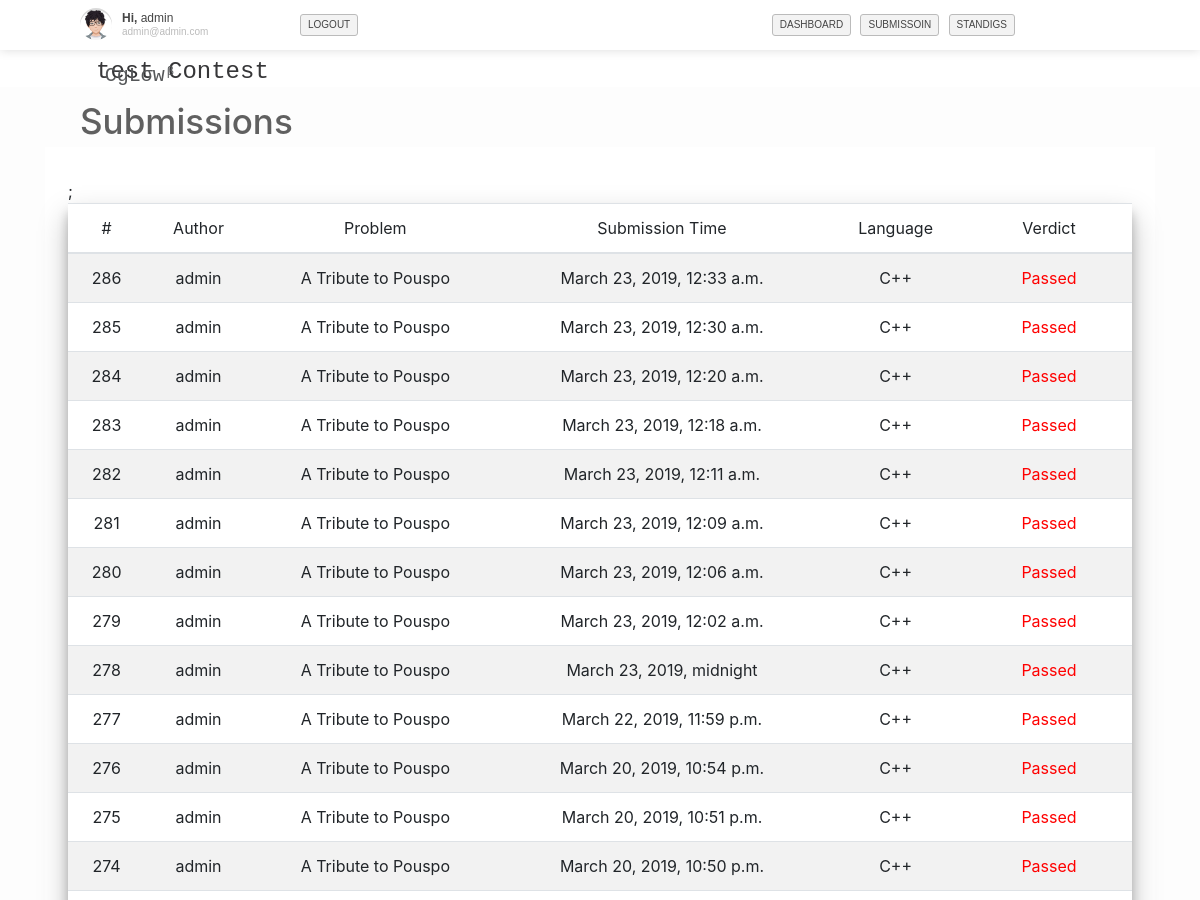
Page /contest/8/submission (signed in, upper part) on the earlier database version.
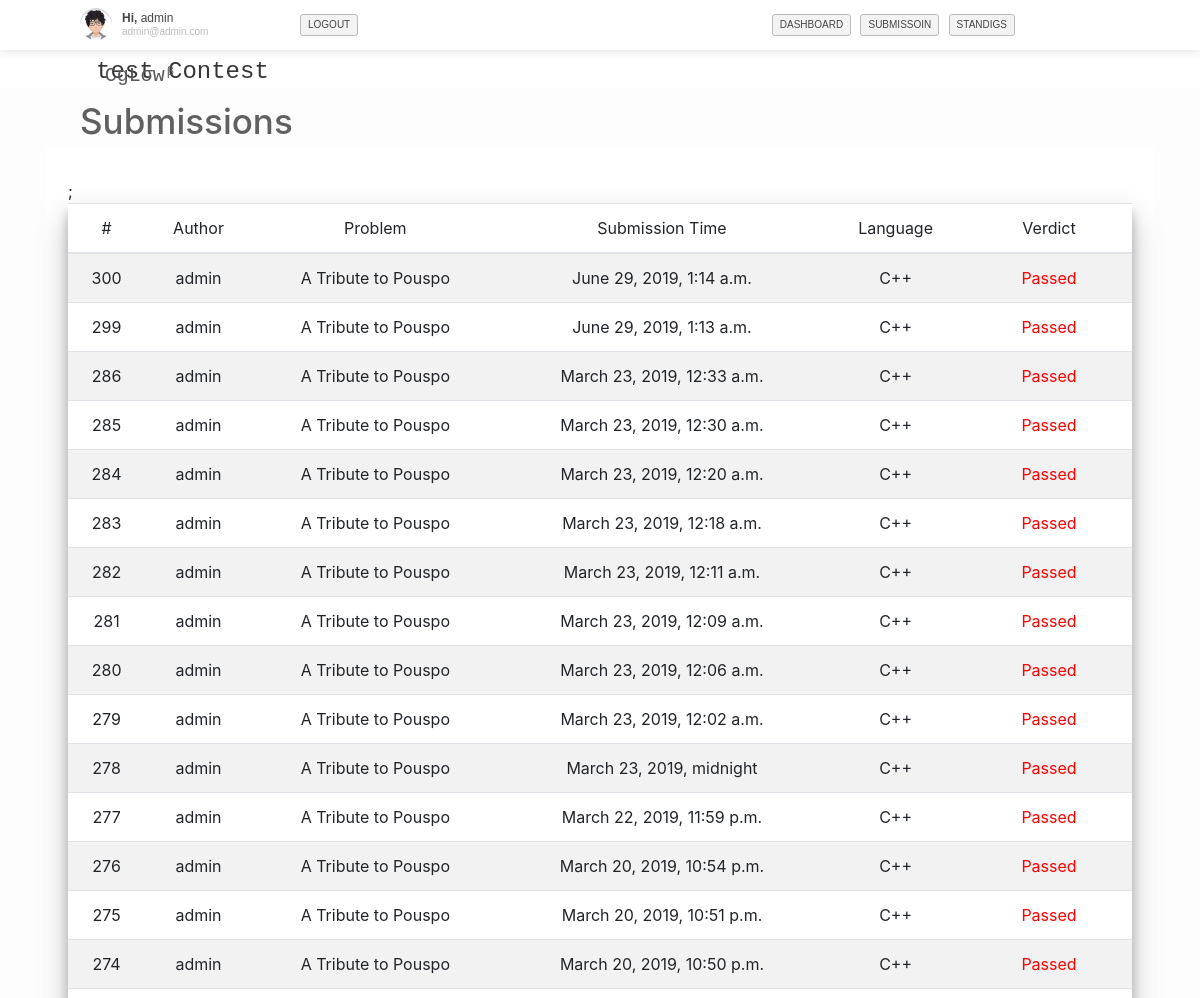
Same page on the later database version.
### contest/models.py (models this page shows, shortened)
class contest(models.Model):
	name = models.CharField(max_length=200)
	start_time = models.DateTimeField(auto_now=False, auto_now_add=False)
	end_time = models.DateTimeField(auto_now=False, auto_now_add=False)
	def __str__(self):
		return self.name

class contest_submission(models.Model):
	problem_id = models.ForeignKey(contest_problemset, on_delete=models.CASCADE)
	user_id = models.ForeignKey(User, on_delete=models.CASCADE)
	judge_result = models.CharField(max_length=50, default="Submitted")
	submission_time = models.DateTimeField(auto_now_add=True)
	uploaded_file = models.FileField(upload_to='contestData/user_submission/')
	language = models.CharField(max_length=50)

class contest_problemset(models.Model):
	problem_title = models.CharField(max_length=5)
	problem_name = models.CharField(max_length=300)
	problem_file = models.FileField(upload_to='contestData/problemset/', blank=True)
	problem_time_limit = models.FloatField(default=2.0)
	problem_input = models.FileField(upload_to='contestData/problemset_input/', blank=True)
	problem_out = models.FileField(upload_to='contestData/problemset_output/', blank=True)
	total_submit = models.IntegerField(default=0)
	total_solve = models.IntegerField(default=0)
	contest_id = models.ForeignKey(contest, on_delete=models.CASCADE)
	special_judge = models.BooleanField(default=False)

### contest/views.py (the view)
# urls.py: url(r'^(?P<pk>\d+)/submission$', views.contest_individual_submission, name='contest_individual_submission'),
def contest_individual_submission(request, pk=None):
	contest_info = contest_table.objects.get(pk=pk)
	start_time = contest_info.start_time
	current_time = datetime.datetime.now(timezone.utc)
	sub = start_time.timestamp() - current_time.timestamp()
	if sub > 0.0:
		return render(request, 'home/404.html')
	context = {}
	if request.user.is_authenticated:
		context['username'] = request.user.username
	l = contest_submission.objects.filter(user_id=request.user, problem_id__contest_id__id=pk).order_by("-submission_time")
	context['contest_submission'] = l
	context['contest_info'] = contest_info
	context['contest_id'] = pk
	return render(request, 'contest/contest_submission.html', context)

### contest/templates/contest/contest_submission.html (shortened to what this page needs)
{% extends "home/contest_header.html" %}
{% block content %}
	<div>
		<h4 class="white-background-header" style="font-family: Courier New,Courier,Lucida Sans Typewriter,Lucida Typewriter,monospace;">{{contest_info}}</h4>
	 </div>
    <div>
        <div>
            <p style="padding-left: 5rem; font-size: 35px; font-weight: 550; color: rgb(96, 96, 96);"> Submissions </p>
        </div>
        <div style="width: 90%; margin: 0 auto; background-color: red;">
            <div class="row">
                <div class="col-lg-12 col-md-12" style="background-color: white;">
                    <div style="padding-top: 2rem;" >
                        <div class="container">
                            <div class="tablec">
                                <table class="table table-striped" style="box-shadow: 0 14px 28px rgba(0,0,0,0.25), 0 10px 10px rgba(0,0,0,0.22);">
                                    <thead>
                                        <tr style="text-align: center;">
                                            <th>#</th>
                                            <th>Author</th>
                                            <th>Problem</th>
                                            <th>Submission Time</th>
                                            <th>Language</th>
                                            <th>Verdict</th>
                                        </tr>
                                    </thead>
                                    <tbody id="tab">
                                        {% for i in contest_submission %}
                                            <tr style="text-align: center;">
                                                <td>{{i.id}}</td>
                                                <td>{{username}}</td>
                                                <td>{{i.problem_id.problem_name}}</td>
                                                <td>{{i.submission_time}}</td>
                                                <td>{{i.language}}</td>
                                                {% if i.judge_result == "Accepted" %}
                                                    <td style="color: green"> {{i.judge_result}} <i class="fa fa-check-circle" aria-hidden="true"style="padding-left: 0.1rem;"></i></td>;
                                                {% elif i.judge_result == "Not Judged Yet" %}
                                                    <td style="color: #6f6f70"> {{i.judge_result}} <i class="fa fa-spinner fa-pulse fa-fw"></i></td>
                                                {% else %}
                                                    <td style="color: red"> {{i.judge_result}} </td>
                                                {% endif %}
                                            </tr>
                                        {% endfor %}
                                    </tbody>
                                </table>
                            </div>
                        </div>
                    </div>
                </div>
            </div>
        </div>
    </div>
{% endblock %}

### home/templates/home/contest_header.html (shortened to what this page needs)
<!doctype html>
<html lang="en">
  <head>
    {% load staticfiles%}
    <link href="{% static 'home/css/bootstrap.css' %}" rel="stylesheet">
    <link href="https://stackpath.bootstrapcdn.com/font-awesome/4.7.0/css/font-awesome.min.css" rel="stylesheet">
    <link rel="stylesheet" href="{% static 'home/css/light.css' %}">
    <link rel="stylesheet" href="{% static 'home/css/customcss.css' %}">
  </head>
  <body class="website-mode">
    <div id="navigation-container">
        <header class="ribbon">
            <div class="content">
                <div class="h-small">
                    {% if user.is_authenticated %}
                        <div class="h-avatar animated rubberBand" style="background-image: url('/static/home/img/profilelogo.png');">
                        </div>
                        <div class="h-user">
                            <strong>Hi,</strong>
                            {{user.username}}
                            <br>
                            <i>{{user.email}} </i>
                        </div>
                        <ul id="menu" style="float: left;">
                            <li >
                                <a href="{% url 'user_logout' %}">LOGOUT</a>
                            </li>
                        </ul>
                    {% endif %}
                </div>
                <div class="h-large">
                  <ul id="menu">
                      <li>
                          <a href="{% url 'contest_dashboard' pk=contest_id %}">DASHBOARD</a>
                      </li>
                      <li>
                          <a href="{% url 'contest_individual_submission' pk=contest_id %}">SUBMISSOIN</a>
                      </li>
                      <li>
                          <a href="{% url 'contest_standing' pk=contest_id %}">STANDIGS</a>
                      </li>
                  </ul>
                </div>
                <div>
                    <a class="navbar-brand" style="font-family: Courier New,Courier,Lucida Sans Typewriter,Lucida Typewriter,monospace; padding-top: 1rem; color: #555759;" href="{% url 'home' %}">
                    CgL&sigma;w
                    <sup style="margin-left: -10px; font-size: 12px;">β</sup>
                    </a>
                </div>
            </div>
        </header>
    </div>
    <div style="margin-top: 50px; padding-bottom: 2rem;">
        {% block content %}
        {% endblock content %}
    </div>
  </body>
<html>

### home/static/home/css/customcss.css (style rules this page uses)
a,abbr,acronym,address,applet,article,aside,audio,b,big,blockquote,canvas,caption,center,cite,code,dd,del,details,dfn,div,dl,dt,em,embed,fieldset,figcaption,figure,footer,form,header,hgroup,html,i,iframe,img,ins,kbd,label,legend,li,mark,menu,nav,object,ol,output,p,pre,q,ruby,s,samp,section,small,span,strike,strong,sub,summary,sup,table,tbody,td,tfoot,th,thead,time,tr,tt,u,ul,var,video { margin: 0; padding: 0; border: 0; font: inherit; vertical-align: baseline; }
header, footer { display: block; }
.website-mode { background: url('https://resources.urionlinejudge.com.br/judge/img/5.0/background.jpg') top center #f5f5f5; }
#navigation-container { height: 100%; min-width: 1000px; line-height: 1; color: #454545; font-family: 'Ubuntu', sans-serif; font-size: 12px; -webkit-font-smoothing: antialiased; margin: 0 auto; padding: 0; }
.ribbon { background: #fff; box-shadow: 0 0 10px 0 #dbdbdb; }
.content { margin: 0 auto; width: 90%; }
header { height: 50px; position: fixed; top: 0px; width: 100%; z-index: 99999; -webkit-transform: translateZ(0); }
.h-large, .h-small, .h-wide { box-sizing: border-box; display: inline-block; float: left; height: 50px; }
.h-small { width: 330px; overflow: hidden; }
.h-large { width: 60%; }
ol,ul { list-style: none; }
#menu, #menu-contest { margin: 14px 20px 14px 0; text-align: right; }
#menu { color: #bbb; }
#menu > li, #menu-contest > li { display: inline-block; position: relative; }
#menu > li > a, #menu-contest > li > a, .friend-request, .friend-request-cancel, .friend-compare, .friend-unfriend, .team-create, .tournament-create, .denounce-topic { border-radius: 3px; display: inline-block; font-size: 10px; margin: 0 3px; padding: 5px 7px; -webkit-transition: all .2s ease; transition: all .2s ease; text-transform: uppercase; }
#menu > li > a { background: #f3f3f3; border: #bbb solid 1px; }
#menu > li > a { color: #454545; outline: 0; text-decoration: none; }
.h-avatar { background-size: 32px; border-radius: 50px; box-shadow: inset 0 2px 0 rgba(0,0,0,.15); float: left; height: 32px; margin: 8px 10px 8px 20px; width: 32px; -webkit-box-shadow: inset 0 2px 0 rgba(0,0,0,.15); }
.h-user { float: left; margin: 12px 0; overflow: hidden; text-overflow: ellipsis; white-space: nowrap; width: 175px; }
.h-user strong { font-weight: 700; }
.h-user i { color: #bbb; display: inline-block; font-size: 10px; max-width: 100%; overflow: hidden; padding: 3px 0 0; text-overflow: ellipsis; white-space: nowrap; }

Differences in the rows shown:
added contest_submission: id "300", {{ username }} "admin", problem_id.problem_name "A Tribute to Pouspo", submission_time "June 29, 2019, 1:14 a.m.", language "C++", judge_result "Passed"
added contest_submission: id "299", {{ username }} "admin", problem_id.problem_name "A Tribute to Pouspo", submission_time "June 29, 2019, 1:13 a.m.", language "C++", judge_result "Passed"
